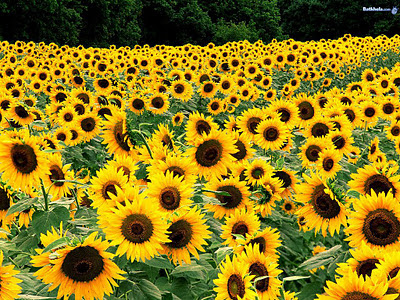
#> input picture Exercicios/T3-AlargamentoContraste/f/img/girassol.jpg, 400 x 300 px
$ python equaliza.py img/girassol.jpg out.png
#> lines starting #> are read from the running program, lines starting #| are printed output that depends on the picture
#! coding: UTF-8 !
# Colorizador de imagens cinza
# by: Lucas Litter Mentz

import numpy as np
import cv2
from sys import exit,argv

def BGR_to_YUV(img):
	new_img = cv2.cvtColor(img, cv2.COLOR_BGR2YUV)
	return new_img

def YUV_to_BGR(img):
	new_img = cv2.cvtColor(img, cv2.COLOR_YUV2BGR)
	return new_img

def equalizarContraste(img):
	y, x = len(img), len(img[0])
	new_img = img.copy()
	# MN é a área da imagem ou quantidade de pixels (x*y)
	MN = float(x*y)
	# L é a profundidade de cor (cinza)
	L = 256

	# TODO: fazer as coisas aqui
	# gerar contagem do histograma
	hist = [0]*L
	for i in img:
		for c in i:
			hist[c] += 1

	# gerar o valor de saida (sk)
	s = [0]*L
	g1 = (L - 1)/MN
	for k in range(0, 256):
		g2 = 0
		for j in range(0, k+1):
			g2 += hist[j]
		s[k] = int(round(g1 * g2))

	print(s)

	# reaplicar os valores para cada pixel usando s[k]
	for i in range(y):
		for j in range(x):
			# nova_img    = (equalizacao de y)
			new_img[i, j] = s[img[i, j]]

	return new_img


if __name__ == '__main__':
	x, y, l = 10, 10, 0
	path = 'garbage'
	outpath = 'newGarbage'


	''' Ler variaveis da linha de comando '''
	if len(argv) >= 3:
		path = argv[1]
		outpath = argv[2]
	else:
		print("Uso: python %s <caminho da imagem>\n"
			  "---- O programa gera um arquivo de saida "
			  "(<caminho da imagem>_eq.png) no diretorio atual."
			  % argv[0])
		exit(1)

	img = cv2.imread(path)
#> img is the input picture: shape (300, 400, 3); mean B, G, R 24.3, 122.1, 140.9
	img_yuv = BGR_to_YUV(img)
#> in BGR_to_YUV, `new_img = cv2.cvtColor(img, cv2.COLOR_BGR2YUV)`: new_img: shape (300, 400, 3); mean of channels 0, 1, 2 116.6, 82.6, 149.3
	img_y, img_u, img_v = cv2.split(img_yuv)
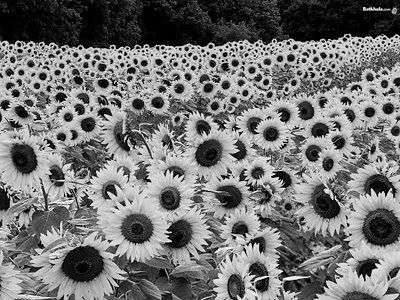
#> img_y: shape (300, 400); min 0, max 253, mean 116.6
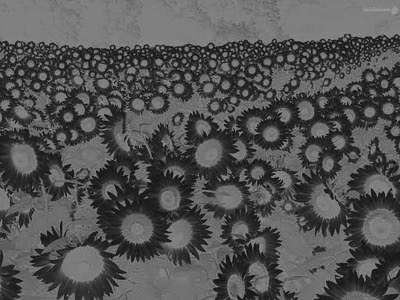
#> img_u: shape (300, 400); min 17, max 156, mean 82.6
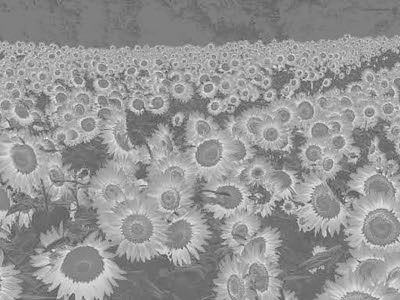
#> img_v: shape (300, 400); min 69, max 240, mean 149.3
	nimg_y = equalizarContraste(img_y)
#> in equalizarContraste, `y, x = len(img), len(img[0])`: y = 300; x = 400
#> in equalizarContraste, `MN = float(x*y)`: MN = 120000
#> after the loop in equalizarContraste, `for i in img:`: hist = 256 values, max 1890 at index 1, min 0 at index 254, mean 468.8
#> in equalizarContraste, `g1 = (L - 1)/MN`: g1 = 0.00213
#> after the loop in equalizarContraste, `for k in range(0, 256):`: s = 256 values from 2 to 255
#> (printed output is left out)
#> after the loop in equalizarContraste, `for i in range(y):`:
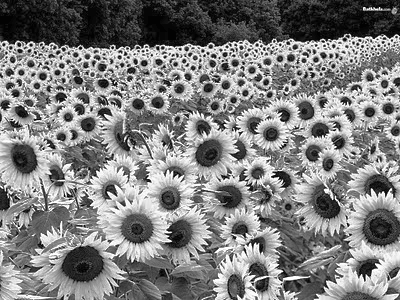
#> new_img: shape (300, 400); min 2, max 255, mean 128.2
	nimg_yuv = cv2.merge((nimg_y, img_u, img_v))
#> nimg_yuv: shape (300, 400, 3); mean of channels 0, 1, 2 128.2, 82.6, 149.3
	nimg = YUV_to_BGR(nimg_yuv)
#> in YUV_to_BGR, `new_img = cv2.cvtColor(img, cv2.COLOR_YUV2BGR)`:
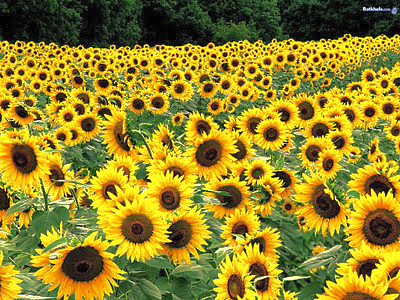
#> new_img: shape (300, 400, 3); mean B, G, R 36.1, 132.8, 149.1

	cv2.imwrite(outpath, nimg)

$ run again, on Exercicios/T3-AlargamentoContraste/f/img/teste.jpg
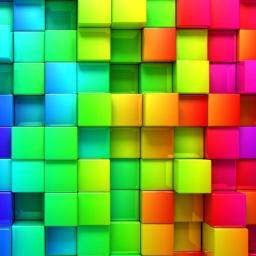
#> input picture Exercicios/T3-AlargamentoContraste/f/img/teste.jpg, 256 x 256 px
#> img is the input picture: shape (256, 256, 3); mean B, G, R 70.1, 154.7, 117
#> `img_y, img_u, img_v = cv2.split(img_yuv)`:
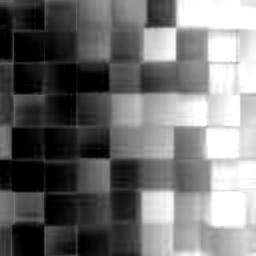
#> img_v: shape (256, 256); min 0, max 255, mean 113.1
#> y = 256
#> MN = 65536
#> after the loop in equalizarContraste, `for i in img:`: hist = 256 values, max 731 at index 169, min 0 at index 0, mean 256
#> g1 = 0.00389
#> after the loop in equalizarContraste, `for k in range(0, 256):`: s = 256 values from 0 to 255
#> (printed output is left out)
#> nimg_yuv: shape (256, 256, 3); mean of channels 0, 1, 2 128.3, 96.7, 113.1
#> in YUV_to_BGR, `new_img = cv2.cvtColor(img, cv2.COLOR_YUV2BGR)`:
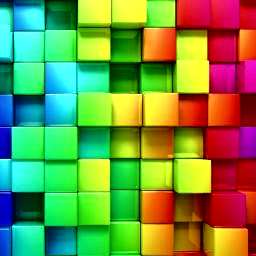
#> new_img: shape (256, 256, 3); mean B, G, R 68.6, 147, 113.7
